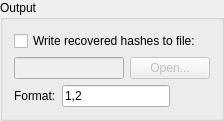
               <widget class="QGroupBox" name="groupBox_output">
                <property name="title">
                 <string>Output</string>
                </property>
                <layout class="QVBoxLayout" name="verticalLayout_25">
                 <item>
                  <layout class="QVBoxLayout" name="verticalLayout_16">
                   <item>
                    <widget class="QCheckBox" name="checkBox_outfile">
                     <property name="text">
                      <string>Write recovered hashes to file:</string>
                     </property>
                    </widget>
                   </item>
                   <item>
                    <layout class="QHBoxLayout" name="horizontalLayout_63">
                     <item>
                      <widget class="QLineEdit" name="lineEdit_outfile">
                       <property name="enabled">
                        <bool>false</bool>
                       </property>
                       <property name="toolTip">
                        <string>Built-in variables:

  &lt;hash&gt; = current hash filename or hash
  &lt;unixtime&gt; = current unix timestamp</string>
                       </property>
                       <property name="text">
                        <string/>
                       </property>
                      </widget>
                     </item>
                     <item>
                      <widget class="QPushButton" name="pushButton_output">
                       <property name="enabled">
                        <bool>false</bool>
                       </property>
                       <property name="text">
                        <string>Open...</string>
                       </property>
                      </widget>
                     </item>
                    </layout>
                   </item>
                   <item>
                    <layout class="QHBoxLayout" name="horizontalLayout_38">
                     <item>
                      <widget class="QLabel" name="label_outfile_format">
                       <property name="enabled">
                        <bool>true</bool>
                       </property>
                       <property name="text">
                        <string>Format:</string>
                       </property>
                       <property name="alignment">
                        <set>Qt::AlignmentFlag::AlignLeading|Qt::AlignmentFlag::AlignLeft|Qt::AlignmentFlag::AlignVCenter</set>
                       </property>
                      </widget>
                     </item>
                     <item>
                      <widget class="QLineEdit" name="lineEdit_outfile_format">
                       <property name="toolTip">
                        <string>Outfile format to use, separated with commas.
default: 1,2

  1 = hash[:salt]
  2 = plain
  3 = hex_plain
  4 = crack_pos
  5 = timestamp absolute
  6 = timestamp relative</string>
                       </property>
                       <property name="text">
                        <string>1,2</string>
                       </property>
                      </widget>
                     </item>
                     <item>
                      <spacer name="horizontalSpacer_12">
                       <property name="orientation">
                        <enum>Qt::Orientation::Horizontal</enum>
                       </property>
                       <property name="sizeHint" stdset="0">
                        <size>
                         <width>40</width>
                         <height>20</height>
                        </size>
                       </property>
                      </spacer>
                     </item>
                    </layout>
                   </item>
                  </layout>
                 </item>
                </layout>
               </widget>
